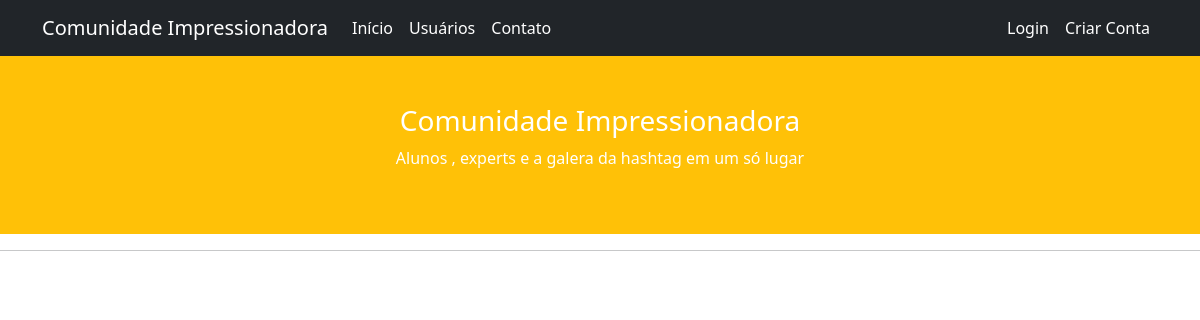
The app's page /, older data.
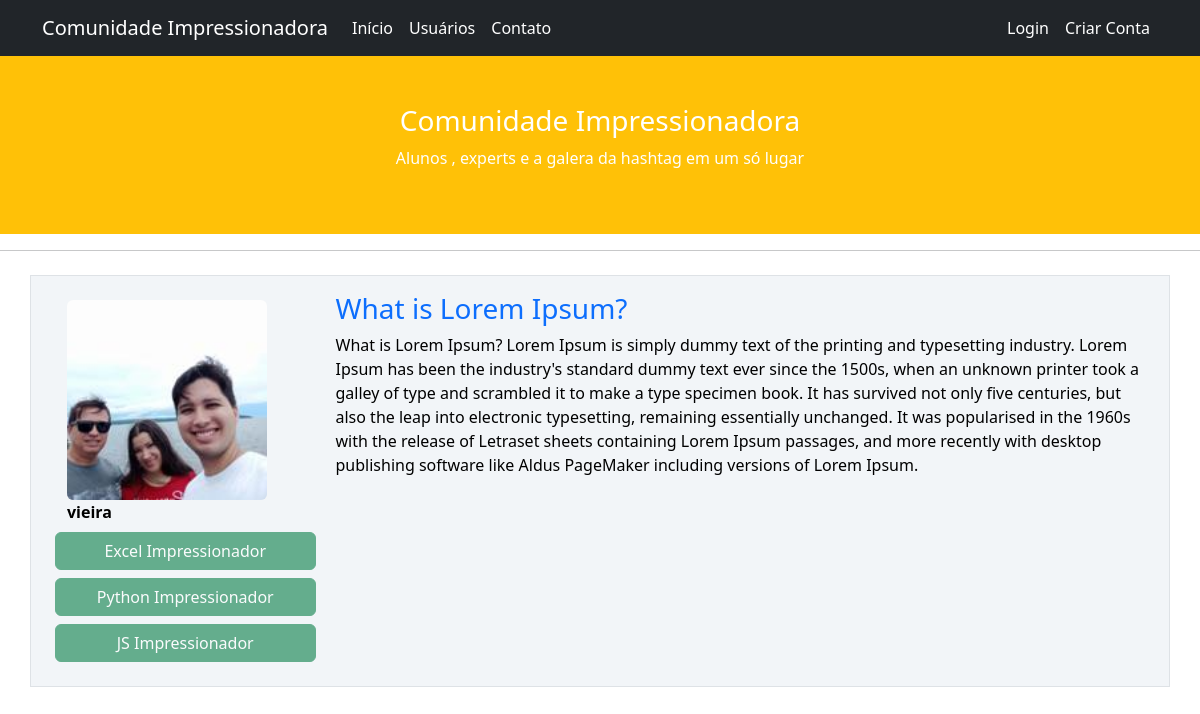
The same page, newer data.
### comunidadeimpressionadora/models.py (models this page shows, shortened)
class Post(database.Model):
     id = database.Column(database.Integer, primary_key=True)
     titulo =  database.Column(database.String, nullable=False)
     corpo =  database.Column(database.Text, nullable=False)
     data_criacao =  database.Column(database.DateTime, nullable=False, default=datetime.now)
     id_usuario = database.Column(database.Integer,
                                  database.ForeignKey('usuarios.id'),
                                  nullable=False)#relacao desta tabela com de Usuario

class Usuarios(database.Model, UserMixin):
    id = database.Column(database.Integer, primary_key=True)
    username = database.Column(database.String, nullable=False)
    email = database.Column(database.String, nullable=False, unique=True)
    senha = database.Column(database.String(80), nullable=False)
    foto_perfil = database.Column(database.String, default='default.jpg')
    posts = database.relationship('Post', backref='autor', lazy=True)
    cursos = database.Column(database.String, nullable=False, default='Não Informado')

### comunidadeimpressionadora/routes.py (the view)
@app.route('/')   #pagina de inicio
def home():
    posts = Post.query.order_by(Post.id.desc())#ordena os posts em ordem decrescente
    return render_template('home.html', posts=posts)#envia os posts  para pagina home.html

### comunidadeimpressionadora/templates/home.html
{% extends 'base.html' %}
{% block body %}
<div class="container mt-3">
       {% for post in posts %}
     <div class="row  border mt-4 p-3 meupost">
        <div class="col col-3  ">
              <div class="image p-2">
                  <img src="{{ url_for('static', filename='fotos_perfil/{}'.format(post.autor.foto_perfil)) }}" class="rounded" width="200" >
                    <strong>{{ post.autor.username }}</strong>
                  <div class="row justify-content-center">
                        {% for curso in post.autor.cursos.split(';') %}
                             <button type="button" class="btn btn-success mt-2 btn-block" disabled>{{ curso }}</button>
                        {% endfor %}
                </div>
              </div>
        </div>
        <div class="col col-9" >
            <a class="text-decoration-none " href="{{ url_for('exibir_post', post_id=post.id) }}"><h3>{{ post.titulo }}</h3></a>
            <p>{{ post.corpo }}</p>
        </div>
    </div>
      {% endfor %}
</div>
{% endblock %}

Row changes from the older to the newer data that the page shows:
added Post: foto_perfil (picture), autor.username "vieira", curso "Excel Impressionador" "Python Impressionador" "JS Impressionador", titulo "What is Lorem Ipsum?", corpo "What is Lorem Ipsum? Lorem Ipsum is simply dummy text of the printing and typesetting industry. Lorem Ipsum has been the industry's standard dummy text ever since the 1500s, when an unknown printer took a galley of type and scrambled it to make a type specimen book. It has survived not only five centuries, but also the leap into electronic typesetting, remaining essentially unchanged. It was popularised in the 1960s with the release of Letraset sheets containing Lorem Ipsum passages, and more recently with desktop publishing software like Aldus PageMaker including versions of Lorem Ipsum."
